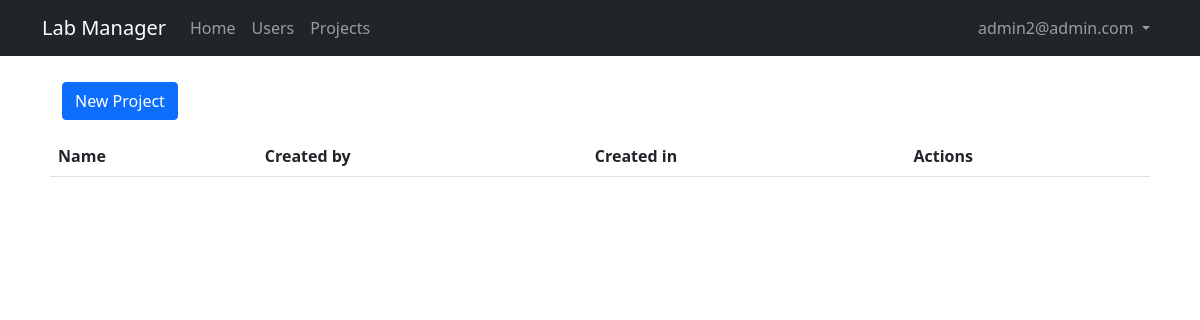
Before: /admin/projects (signed in) with the older database file.
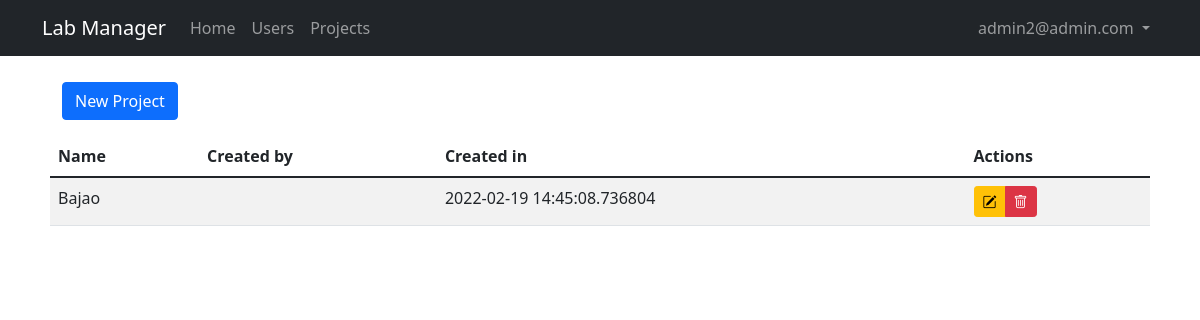
After: the same page with the newer database file.
### lab_manager/models.py (models this page shows, shortened)
class User(db.Model, UserMixin):
    id = db.Column(db.Integer, primary_key = True)
    email = db.Column(db.String(50), unique = True)
    name = db.Column(db.String(150))
    password = db.Column(db.String(128))
    date_created = db.Column(db.DateTime, default = datetime.utcnow)
    biometry = db.Column(db.Boolean, default = False, nullable = False)
    project = db.Column(db.Integer, db.ForeignKey('project.id'), nullable = False)
    grr = db.Column(db.Integer, unique = True)
    course = db.Column(db.String(50))
    approved_by = db.Column(db.Integer)
    date_approved = db.Column(db.DateTime, default = datetime.utcnow)
    approved = db.Column(db.Boolean, default = False, nullable = False)
    admin = db.Column(db.Boolean, default = False, nullable = False)

class Project(db.Model):
    id = db.Column(db.Integer, primary_key = True)
    name = db.Column(db.String(150), unique = True)
    date_created = db.Column(db.DateTime, default = datetime.utcnow)
    active = db.Column(db.Boolean, default=True, nullable=False)
    created_by = db.Column(db.Integer, db.ForeignKey('user.id'))

### lab_manager/admin/routes.py (the view)
@admin.route("/admin/projects")
@admin_only
def projects():
    projects = Project.query
    return render_template('admin/projects.jinja2', title = "Projects", projects=projects, user=current_user)

### lab_manager/__init__.py (called while the page is built)
def create_app(config_class=Config):
    app = Flask(__name__)
    app.config.from_object(Config)
    db.init_app(app)
    from lab_manager.main.routes import main
    app.register_blueprint(main)
    from lab_manager.users.routes import users
    app.register_blueprint(users)
    from lab_manager.admin.routes import admin
    app.register_blueprint(admin)
    from .models import User, Project
    initialize_database(app)
    login_manager.init_app(app)
    @login_manager.user_loader
    def load_user(id):
        return User.query.get(int(id))
    return app

### lab_manager/admin/routes.py (called while the page is built)
def admin_only(func):
    @wraps(func)
    def wrapper(*args, **kwargs):
        if current_user.is_anonymous:
            flash("You should be logged in to see this page!", "warning")
            return redirect(url_for('admin.login'))
        if not current_user.admin:
            abort(403)
        return func(*args, **kwargs)
    return wrapper

### lab_manager/templates/admin/projects.jinja2 (shortened to what this page needs)
{% extends "layout.jinja2" %}
{% block content %}
<div class="container btn-header">
    <button type="button" class="btn btn-primary" data-bs-toggle="modal" data-bs-target="#addProjectModal">New Project</button>
    <br>
</div>
<table id="data" class="table table-striped">
<thead>
    <tr>
        <th>Name</th>
        <th>Created by</th>
        <th>Created in</th>
        <th>Actions</th>
    </tr>
</thead>
<tbody>
    {% for project in projects %}
    <tr>
        <td>{{ project.name }}</td>
        <td>{{ project.created_by.email }}</td>
        <td>{{ project.date_created }}</td>
        <td>
            <div class="btn-group" role="group" aria-label="Basic mixed styles example">
                <button type="button" class="btn btn-warning btn-sm" data-bs-toggle="modal" data-bs-target="#editProjectModal{{project.id}}"><i class="bi bi-pencil-square"></i></button>
                <button type="button" class="btn btn-danger btn-sm"><i class="bi bi-trash"></i></button>
            </div>
        </td>
    </tr>
    {% endfor %}
</tbody>
</table>
{% endblock content %}

### lab_manager/templates/layout.jinja2 (shortened to what this page needs)
<!DOCTYPE html>
<html lang="en">
<head>
    <link href="https://cdn.jsdelivr.net/npm/bootstrap@5.1.3/dist/css/bootstrap.min.css" rel="stylesheet">
    <link rel="stylesheet" type="text/css" href="https://cdn.datatables.net/1.10.25/css/dataTables.bootstrap5.css">
    <link rel="stylesheet" href="https://cdn.jsdelivr.net/npm/bootstrap-icons@1.8.1/font/bootstrap-icons.css">
    <link rel="stylesheet" type="text/css" href="{{ url_for('static', filename='main.css') }}">
</head>
<body>
    <nav class="navbar navbar-expand-md navbar-dark bg-dark">
        <div class="container">
            <a class="navbar-brand mr-4" href="/">Lab Manager</a>
            <div class="collapse navbar-collapse" id="navbar">
                <div class="navbar-nav me-auto mb-2 mb-lg-0">
                    <a href="/" class="nav-item nav-link">Home</a>
                    {% if user.is_authenticated and user.admin==True %}
                        <a href="{{url_for('admin.users')}}" class="nav-item nav-link">Users</a>
                        <a href="{{url_for('admin.projects')}}" class="nav-item nav-link">Projects</a>
                    {% endif %}
                </div>
                <div class="navbar-nav">
                    {% if user.is_authenticated and user.admin==False %}
                        <li class="nav-item dropdown">
                            <a class="nav-link dropdown-toggle" href="#" id="navbarDropdown" role="button" data-bs-toggle="dropdown" aria-expanded="false"> {{user.email}} </a>
                            <ul class="dropdown-menu dropdown-menu-end" aria-labelledby="navbarDropdown">
                                <li><a class="dropdown-item" href="{{url_for('users.profile')}}">Profile</a></li>
                                <li><hr class="dropdown-divider"></li>
                                <li><a class="dropdown-item" href="{{url_for('users.logout')}}">Logout</a></li>
                            </ul>
                        </li>
                    {% elif user.is_authenticated and user.admin==True %}
                        <li class="nav-item dropdown">
                            <a class="nav-link dropdown-toggle" href="#" id="navbarDropdown" role="button" data-bs-toggle="dropdown" aria-expanded="false"> {{user.email}} </a>
                        </li>
                    {% else %}
                        <a href="{{url_for('users.login')}}" class="nav-item nav-link">Login</a>
                        <a href="{{url_for('users.register')}}" class="nav-item nav-link">Sign Up</a>
                    {% endif %}
                </div>
            </div>
        </div>
    </nav>
    <main class="container full-page" role="main">
        {% block content %}{% endblock content %}
    </main>
</body>
</html>

### lab_manager/static/main.css (style rules this page uses)
.full-page { background: #ffffff; padding: 10px 20px; margin-bottom: 20px; margin-top: 1rem; }
.btn-header { margin-bottom: 1rem; }

Changed rows visible on the page:
added Project: name "Bajao", date_created "2022-02-19 14:45:08.736804"
